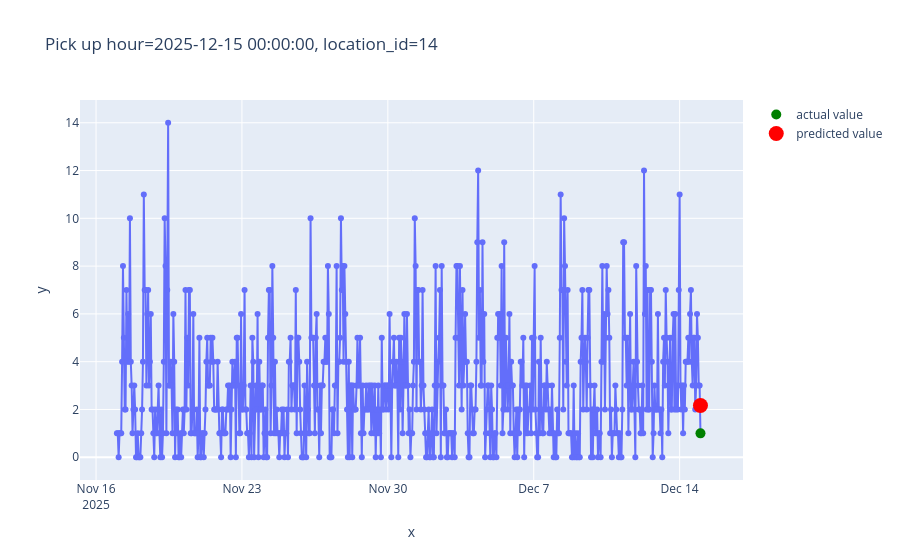

The notebook cell saved with this chart:
### Code cell
from src.plot import plot_one_example

plot_one_example(
    features=X_test,
    target=y_test,
    example_id=2979,
    predictions=pd.Series(prediction)
)

### Figure 1 — Plotly figure (JSON) as saved in the notebook; plotly's stock layout.template omitted (floating-point values rounded to 4 significant figures; data arrays with more than 128 entries replaced by an {"elided": "..."} marker saying what was removed)
{"data": [{"hovertemplate": "x=%{x}<br>y=%{y}<extra></extra>", "legendgroup": "", "line": {"color": "#636efa", "dash": "solid"}, "marker": {"symbol": "circle"}, "mode": "lines+markers", "name": "", "orientation": "v", "showlegend": false, "type": "scatter", "x": {"elided": "673 str values"}, "xaxis": "x", "y": {"elided": "673 float values"}, "yaxis": "y"}, {"line": {"color": "green"}, "marker": {"color": "green", "size": 10}, "mode": "markers", "name": "actual value", "type": "scatter", "x": ["2025-12-15T00:00:00.000000"], "y": [1]}, {"line": {"color": "red"}, "marker": {"size": 15}, "mode": "markers", "name": "predicted value", "type": "scatter", "x": ["2025-12-15T00:00:00.000000"], "y": [2.165]}], "layout": {"legend": {"tracegroupgap": 0}, "title": {"text": "Pick up hour=2025-12-15 00:00:00, location_id=14"}, "xaxis": {"anchor": "y", "domain": [0, 1], "title": {"text": "x"}}, "yaxis": {"anchor": "x", "domain": [0, 1], "title": {"text": "y"}}}}
